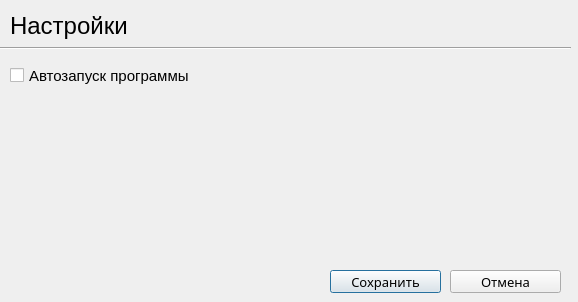
<?xml version="1.0" encoding="UTF-8"?>
<ui version="4.0">
 <class>SettingsMenu</class>
 <widget class="QDialog" name="SettingsMenu">
  <property name="geometry">
   <rect>
    <x>0</x>
    <y>0</y>
    <width>578</width>
    <height>302</height>
   </rect>
  </property>
  <property name="font">
   <font>
    <family>Microsoft Himalaya</family>
   </font>
  </property>
  <property name="windowTitle">
   <string>Настройки</string>
  </property>
  <property name="accessibleName">
   <string>Настройки</string>
  </property>
  <widget class="QCheckBox" name="autostart_checkBox">
   <property name="geometry">
    <rect>
     <x>10</x>
     <y>60</y>
     <width>301</width>
     <height>31</height>
    </rect>
   </property>
   <property name="baseSize">
    <size>
     <width>0</width>
     <height>0</height>
    </size>
   </property>
   <property name="font">
    <font>
     <family>Arial</family>
     <pointsize>11</pointsize>
     <weight>50</weight>
     <bold>false</bold>
    </font>
   </property>
   <property name="text">
    <string>Автозапуск программы</string>
   </property>
  </widget>
  <widget class="Line" name="line">
   <property name="geometry">
    <rect>
     <x>0</x>
     <y>40</y>
     <width>571</width>
     <height>16</height>
    </rect>
   </property>
   <property name="orientation">
    <enum>Qt::Horizontal</enum>
   </property>
  </widget>
  <widget class="QLabel" name="label">
   <property name="geometry">
    <rect>
     <x>10</x>
     <y>10</y>
     <width>281</width>
     <height>31</height>
    </rect>
   </property>
   <property name="font">
    <font>
     <family>Arial</family>
     <pointsize>18</pointsize>
    </font>
   </property>
   <property name="text">
    <string>Настройки</string>
   </property>
  </widget>
  <widget class="QPushButton" name="saveOut">
   <property name="geometry">
    <rect>
     <x>330</x>
     <y>270</y>
     <width>111</width>
     <height>23</height>
    </rect>
   </property>
   <property name="font">
    <font>
     <family>Microsoft Himalaya</family>
     <pointsize>10</pointsize>
    </font>
   </property>
   <property name="text">
    <string>Сохранить</string>
   </property>
  </widget>
  <widget class="QPushButton" name="saveOut_2">
   <property name="geometry">
    <rect>
     <x>450</x>
     <y>270</y>
     <width>111</width>
     <height>23</height>
    </rect>
   </property>
   <property name="font">
    <font>
     <family>Microsoft Himalaya</family>
     <pointsize>10</pointsize>
    </font>
   </property>
   <property name="text">
    <string>Отмена</string>
   </property>
  </widget>
 </widget>
 <resources/>
 <connections/>
</ui>
